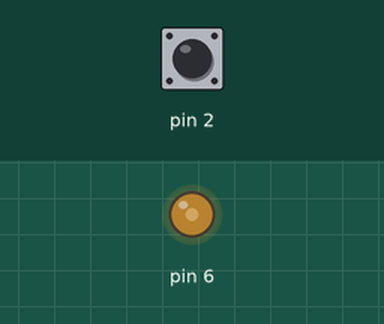
This sketch was run on a simulated Arduino Uno, built with avr-gcc and run on an emulated ATmega328P. On the bench: output pins drawn as LEDs (lit = HIGH). Dashed ring = blinking. The inputs (shaded band) are chosen by the test bench; at power-on: pin 2 HIGH.

Above: at 1.2 s.
1.3 s: pin 2 pulled LOW for 1 s
At 2.9 s:
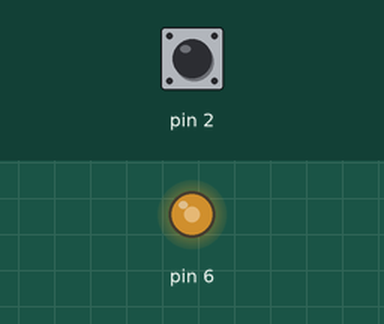
3.8 s: pin 2 pulled LOW for 0.15 s
At 5.2 s:
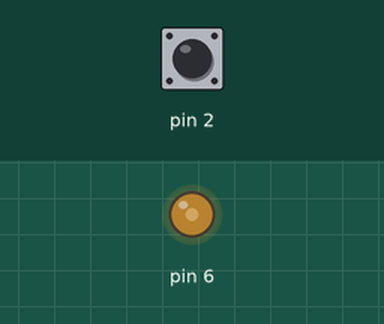
5.5 s: pin 2 pulled LOW for 3.2 s
At 8.8 s:
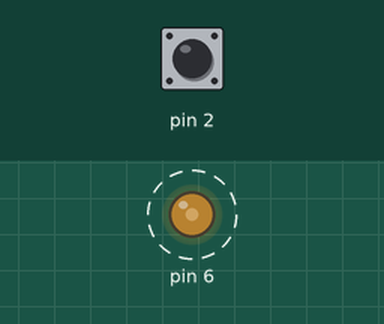
Timing chart, 0 to 10.3 s (numbered marks = the images above; inputs shaded):
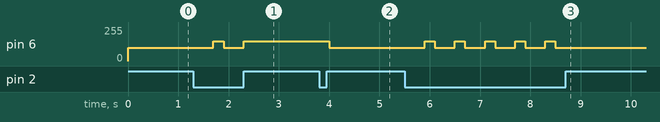

Measured:
- after the input at 1.3 s, pin 6: 100/255 → 150/255 after 0.40 s, → 100/255 0.20 s later, → 150/255 0.40 s later
- after the input at 3.8 s, pin 6: 150/255 → 100/255 after 0.20 s
- after the input at 5.5 s, pin 6: alternates 150/255 for 0.20 s and 100/255 for 0.40 s, 10 changes in all, then stays 100/255, starting after 0.40 s

The sketch:

if..._else_if_Statement_.ino
```cpp
int count = 0;
void setup()
{
  // put your setup code here, to run once:
  pinMode(2, INPUT_PULLUP);
  pinMode(6, OUTPUT);
}

void loop()
  {
  // put your main code here, to run repeatedly:
  int val = digitalRead(2);
  if (val == 0) {
    count = count + 1;
    delay(200);
  }
  if (count == 1)
   {
    analogWrite(6, 100);
  }
  else if (count == 2)
   {
    analogWrite(6, 150);
   }
  else if (count == 2)
   {
    analogWrite(6, 150);
   }  else
   {
    analogWrite(6, 100);
    count = 0;
   }
}
```
